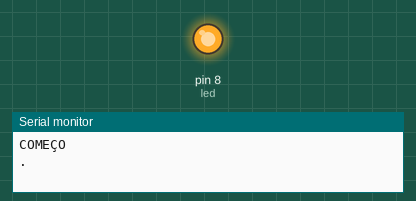
The sketch below on a simulated Arduino Uno, built with avr-gcc and run on an emulated ATmega328P. Parts: output pins drawn as LEDs (lit = HIGH), the last lines printed to the serial monitor.

Above: at 0.15 s.
At 38.9 s:
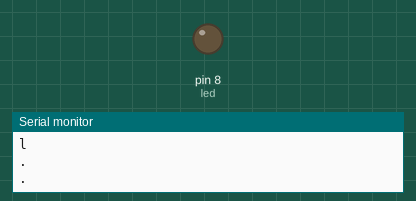
Timing chart, 0 to 40.0 s (numbered marks = the images above):
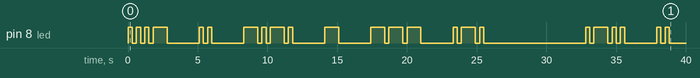

Measured:
- by itself, pin 8 (led): LOW → HIGH at 0.00 s, → LOW 0.30 s later, → HIGH 0.30 s later, → LOW 0.30 s later, … (46 changes in this stretch)

The sketch:

led_codigo_morse.ino
```cpp
int led = 8;

void setup()
{
  pinMode(led, OUTPUT);
  Serial.begin(9600);
}

void loop()
{
  comeco();
  v();
  i();
  c();
  t();
  o();
  r();
  fim();
  comeco();
  l();
  i();
  s();
  fim();
  comeco();
  b();
  r();
  o();
  n();
  z();
  o();
  fim();
}

void ponto(){
  Serial.println(".");
  digitalWrite(led, HIGH);
  delay(300); // Wait for 1000 millisecond(s)
  digitalWrite(led, LOW);
  delay(300); // Wait for 1000 millisecond(s)
}

void traco(){
  Serial.println("_");
  digitalWrite(led, HIGH);
  delay(1000); // Wait for 1000 millisecond(s)
  digitalWrite(led, LOW);
  delay(300); // Wait for 1000 millisecond(s)
}

void a(){
  ponto();
  traco();
  Serial.println("a");
  delay(2000);
}

void b(){
  traco();
  ponto();
  ponto();
  ponto();
  Serial.println("b");
  delay(2000);
}

void c(){
  traco();
  ponto();
  traco();
  ponto();
  Serial.println("c");
  delay(2000);
}

void d(){
  traco();
  ponto();
  ponto();
  Serial.println("d");
  delay(2000);
}

void e(){
  ponto();
  Serial.println("e");
  delay(2000);
}

void f(){
  ponto();
  ponto();
  traco();
  ponto();
  Serial.println("f");
  delay(2000);
}

void g(){
  traco();
  traco();
  ponto();
  Serial.println("g");
  delay(2000);
}

void h(){
  ponto();
  ponto();
  ponto();
  ponto();
  Serial.println("h");
  delay(2000);
}

void i(){
  ponto();
  ponto();
  Serial.println("i");
  delay(2000);
}

void j(){
  ponto();
  traco();
  traco();
  traco();
  Serial.println("j");
  delay(2000);
}

void k(){
  ponto();
  traco();
  ponto();
  Serial.println("k");
  delay(2000);
}

void l(){
  ponto();
  traco();
  ponto();
  ponto();
  Serial.println("l");
  delay(2000);
}

void m(){
  traco();
  traco();
  Serial.println("m");
  delay(2000);
}

void n(){
  traco();
  ponto();
  Serial.println("n");
  delay(2000);
}

void o(){
  traco();
  traco();
  traco();
  Serial.println("o");
  delay(2000);
}

void p(){
  ponto();
  traco();
  traco();
  ponto();
  Serial.println("p");
  delay(2000);
}

void q(){
  traco();
  traco();
  ponto();
  traco();
  Serial.println("q");
  delay(2000);
}

void r(){
  ponto();
  traco();
  ponto();
  Serial.println("r");
  delay(2000);
}

void s(){
  ponto();
  ponto();
  ponto();
  Serial.println("s");
  delay(2000);
}

void t(){
  traco();
  Serial.println("t");
  delay(2000);
}

void u(){
  ponto();
  ponto();
  traco();
  Serial.println("u");
  delay(2000);
}

void v(){
  ponto();
  ponto();
  ponto();
  traco();
  Serial.println("v");
  delay(2000);
}

void w(){
  ponto();
  traco();
  traco();
  Serial.println("w");
  delay(2000);
}

void x(){
  traco();
  ponto();
  ponto();
  traco();
  Serial.println("x");
  delay(2000);
}

void y(){
  traco();
  ponto();
  traco();
  traco();
  Serial.println("y");
  delay(2000);
}

void z(){
  traco();
  traco();
  ponto();
  ponto();
  Serial.println("z");
  delay(2000);
}

void comeco(){
  Serial.println("COMEÇO");
}

void fim(){
  Serial.println("FIM");
  delay(5000);
}
```
